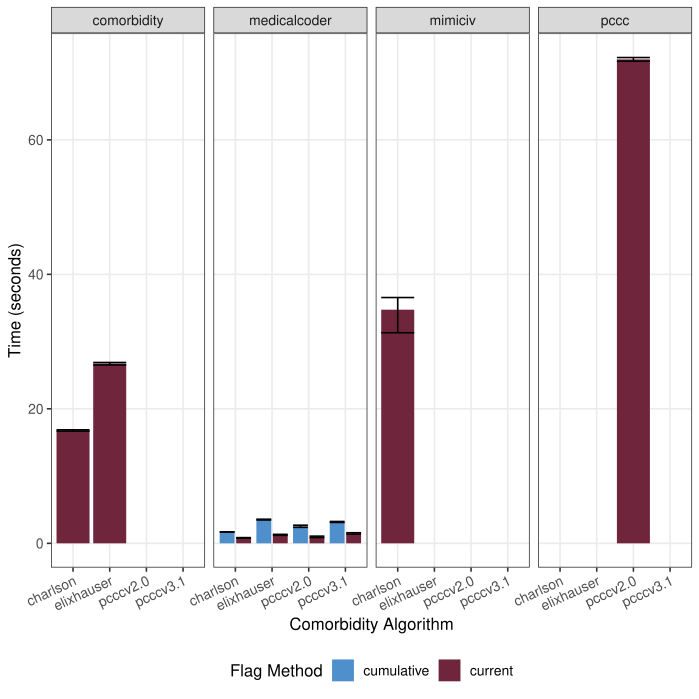

The script that saved this image:
#benchmarks <- readRDS("benchmarks.rds")
loadNamespace("data.table")
qwraps2::lazyload_cache_labels(
  labels = c("benchmarking"),
  path = "mimiciv-data-analysis_cache/pdf/"
)

g <-
  ggplot2::ggplot(
      data =
        benchmarksDT[
          ,
          .(y = median(time/1e9), lwr = quantile(time/1e9, prob = 0.25), upr = quantile(time/1e9, prob = 0.75)),
          by = .(Tool, Algorithm, `Flag Method`)
        ]
    ) +
    ggplot2::aes(x = Algorithm, y = y, ymin = lwr, ymax = upr, fill = `Flag Method`) +
    ggplot2::geom_col(position = ggplot2::position_dodge2()) +
    ggplot2::geom_errorbar(position = ggplot2::position_dodge2()) +
    ggplot2::facet_wrap( ~ Tool, nrow = 1, strip.position = "top") +
    ggplot2::scale_fill_manual(
      name = "Flag Method",
      values = c("current" = "#6F263D", "cumulative" = "#4F8FCB")
    ) +
    ggplot2::labs(x = "Comorbidity Algorithm", y = "Time (seconds)") +
    ggplot2::theme_bw(base_size = 12) +
    ggplot2::theme(
      panel.grid.minor = ggplot2::element_blank(),
      legend.position = "bottom",
      axis.text.x = ggplot2::element_text(angle = 25, hjust = 1)
    )

ggplot2::ggsave(plot = g, filename = "figure3.pdf", width = 6, height = 4)
saveRDS(benchmarksDT, "figure3data.rds")
